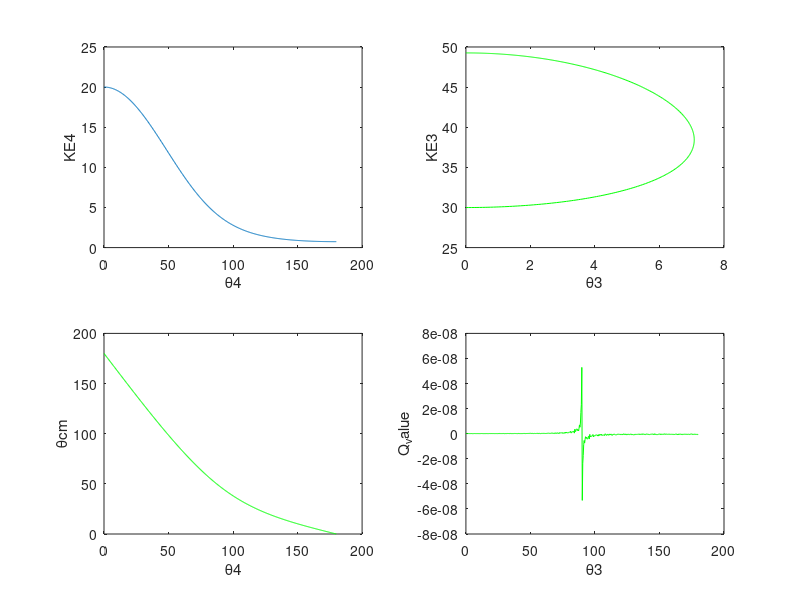

Reproduce this figure in MATLAB.
clear;clc;
u=931.494; 
%........General..Program....................%
%.............................................%
     
    m1=11*u;     %Projectile
    m2=2*u;      %Rest 
    DE1=0;
    DE2=0;
    m3=12*u+DE1;      
    m4=1*u+DE2;     % Lighter one
    E1=m1+50;
    N=500;
    theta4=linspace(0,180,N);%Lighter one

%........................................................................%
%..............Part-one..Calculate..KE4..of..the..m4...particle...........%
P1=sqrt((E1^2)-(m1^2));Nmax=N;

for(i=1:N)
    
D(i)=4*P1*P1*(cosd(theta4(i)).^2)-4*((m2+E1)^2);
E=-4*(m2+E1)*(m3*m3-m1*m1-m2*m2-m4*m4-2*E1*m2);
F(i)=-4*(m4*m4)*P1*P1*(cosd(theta4(i))^2)-((m3*m3-m1*m1-m2*m2-m4*m4-2*E1*m2)^2);
 
    if(E*E-4*(D(i)*F(i))<0 )
    Nmax=i-1;
        if(Nmax==0)
            disp('No values are possible')
        else
        disp('All the values of theta4 are not possible.')
        disp('Maximum value of theta4 is')
        disp(theta4(Nmax))
        end
    break;   
    else
        KE4plus(i)=-m4+((-E+sqrt(E*E-4*(D(i)*F(i))))/(2*D(i)));
        KE4minus(i)=-m4+((-E-sqrt(E*E-4*(D(i)*F(i))))/(2*D(i)));  
    end
end

if(Nmax==N)
disp('All the values of theta4 are possible');
end

%.........Now check among KE4plus and KE4minus which one is allowed......%

P4_p=sqrt(((m4+KE4plus).^2)-m4*m4);
P4_m=sqrt(((m4+KE4minus).^2)-m4*m4);
E4_p=m4+KE4plus;
E4_m=m4+KE4minus;
P3_p=sqrt(P1*P1+P4_p.^2-2*P1*P4_p.*cosd(theta4(1:Nmax)));
P3_m=sqrt(P1*P1+P4_m.^2-2*P1*P4_m.*cosd(theta4(1:Nmax)));
E3_p=sqrt(P3_p.^2+m3*m3);
E3_m=sqrt(P3_m.^2+m3*m3);
Etotal_p=E3_p+E4_p;
Etotal_m=E3_m+E4_m;
ET=E1+m2;
Erel_p=abs(ET-Etotal_p)*100/ET;
Erel_m=abs(ET-Etotal_m)*100/ET;

BOTH=0;
for(i=1:Nmax)
    if(Erel_m(i)<0.000001 && Erel_p(i)<0.000001 && KE4plus(i)>0&& KE4minus(i)>0 )
        BOTH=1;
        
    else
    if(Erel_p(i)<0.000001 && KE4plus(i)>0)
        KE4(i)=KE4plus(i);
        BOTH=2;
    end
    if(Erel_m(i)<0.000001 && KE4minus(i)>0)
        KE4(i)=KE4minus(i);
        BOTH=3;
    end
    end

         
    
end
%Nmax=length(KE4);
%....................................................................%

subplot(2,2,1);
if(BOTH==1)
plot(theta4(1:Nmax),KE4plus(1:Nmax),'g',theta4(1:Nmax),KE4minus(1:Nmax),'b')
xlabel('\theta4')
ylabel('KE4')
end
if(BOTH==2 || BOTH==3)
plot(theta4(1:Nmax),KE4(1:Nmax))
xlabel('\theta4')
ylabel('KE4')
end


%.....................................................................%


...............Plot_of_KE3___Vs___Theta3 (If BOTH==1)..............................
if(BOTH==1)
E4_p=m4+KE4plus;
E4_m=m4+KE4minus;
P4_p=real(sqrt((E4_p.^2)-m4*m4));
P4_m=real(sqrt((E4_m.^2)-m4*m4));
theta3_p=atand((P4_p.*sind(theta4(1:Nmax)))./(P1-(P4_p.*cosd(theta4(1:Nmax)))));
theta3_m=atand((P4_m.*sind(theta4(1:Nmax)))./(P1-(P4_m.*cosd(theta4(1:Nmax)))));
for(i=1:Nmax)
    if((P4_p(i)*sind(theta4(i)))==0 && (P1-(P4_p(i).*cosd(theta4(i))))==0)
    theta3_p(i)=90;  %when theta4=0 theta3 should be 90 degree
    end
    if((P4_m(i)*sind(theta4(i)))==0 && (P1-(P4_m(i).*cosd(theta4(i))))==0)
    theta3_m(i)=90;  %when theta4=0 theta3 should be 90 degree
    end
end
P3_p=sqrt(P1*P1+P4_p.^2-2*P1*P4_p.*cosd(theta4(1:Nmax)));
P3_m=sqrt(P1*P1+P4_m.^2-2*P1*P4_m.*cosd(theta4(1:Nmax)));
E3_p=sqrt(P3_p.^2+m3*m3);
E3_m=sqrt(P3_m.^2+m3*m3);
KE3_p=E3_p-m3;
KE3_m=E3_m-m3;

subplot(2,2,2);
plot(theta3_p,KE3_p,'g',theta3_m,KE3_m,'b')
xlabel('\theta3')
ylabel('KE3')
end
...............Plot_of_KE3___Vs___Theta3 (If BOTH==2 or 3)..............................
if(BOTH==2 || BOTH==3)
E4=m4+KE4;
P4=real(sqrt((E4.^2)-m4*m4));
theta3=atand((P4.*sind(theta4(1:Nmax)))./(P1-(P4.*cosd(theta4(1:Nmax)))));
for i=1:Nmax
    if((P4(i)*sind(theta4(i)))==0 && (P1-(P4(i)*cosd(theta4(i))))==0)
    theta3(i)=90;  %when theta4=0 theta3 should be 90 degree
    end
end

P3=sqrt(P1*P1+P4.^2-2*P1*P4.*cosd(theta4(1:Nmax)));
E3=sqrt(P3.^2+m3*m3);
KE3=E3-m3;

subplot(2,2,2);
plot(theta3,KE3,'g')
xlabel('\theta3')
ylabel('KE3')
end
%............................Plot..of..Thetacm..vs..theta4.........................%
Ecm=sqrt(m1*m1+m2*m2+2*E1*m2);
E4cm=(Ecm*Ecm-m3*m3+m4*m4)/(2*Ecm);
P4cm=sqrt(E4cm*E4cm-m4*m4);
vcm=P1/(E1+m2);
gcm=(E1+m2)/sqrt(m1*m1+m2*m2+2*m2*E1);
G=gcm*gcm*(tand(theta4(1:Nmax)).^2)+1;
H=-2*vcm*(E4cm/P4cm)*gcm*gcm*(tand(theta4(1:Nmax)).^2);
I=gcm*gcm*(tand(theta4(1:Nmax)).^2)*vcm*vcm*((E4cm/P4cm)^2)-1;
for(i=1:Nmax)
    if(H(i)*H(i)-4*G(i)*I(i)>=0)
        thetacm_p(i)=acosd((-H(i)+sqrt((H(i)*H(i))-4*(G(i)*I(i))))/(2*G(i)));
        thetacm_m(i)=acosd((-H(i)-sqrt((H(i)*H(i))-4*(G(i)*I(i))))/(2*G(i)));
    end
end 

Err_p=abs(tand(theta4(1:Nmax))-((sind(thetacm_p))./(gcm*(-cosd(thetacm_p)+(vcm*E4cm/P4cm)))));
Err_m=abs(tand(theta4(1:Nmax))-((sind(thetacm_m))./(gcm*(-cosd(thetacm_m)+(vcm*E4cm/P4cm)))));
flag=0;
for(i=1:Nmax)
        if(Erel_p(i)<0.000001 && Erel_m(i)<0.000001)
        flag=1;
        else     
            if(Erel_p(i)<0.000001)
            thetacm(i)=thetacm_p(i);
            flag=2;
            end
            if(Erel_m(i)<0.000001)
            thetacm(i)=thetacm_m(i);
            flag=3;
            end
        end
end
subplot(2,2,3)
if(flag==1)
plot(theta4(1:Nmax),thetacm_p(1:Nmax),'g',theta4(1:Nmax),thetacm_m(1:Nmax),'b')
xlabel('\theta4')
ylabel('\thetacm')
end
if(flag==2 || flag==3)
plot(theta4(1:Nmax),thetacm(1:Nmax),'g')
xlabel('\theta4')
ylabel('\thetacm')
end

%...............................................................%


.................PLOT..of..Q-value..............................

%Q1=m1+m2-sqrt(m4*m4-m1*m1-m2*m2+2*E3*(m2+E1)-2*m2*E1-2*P1*(P3.*cosd(theta3)))-m4;
if(BOTH==1)
Q_p=m1+m2-sqrt(m3*m3-m1*m1-m2*m2+2*E4_p*(m2+E1)-2*m2*E1-2*P1*(P4_p.*cosd(theta4(1:Nmax))))-m3;
Q_m=m1+m2-sqrt(m3*m3-m1*m1-m2*m2+2*E4_m*(m2+E1)-2*m2*E1-2*P1*(P4_m.*cosd(theta4(1:Nmax))))-m3;
subplot(2,2,4)
plot(theta4(1:Nmax),Q_p,'g',theta4(1:Nmax),Q_m,'b')
xlabel('\theta3')
ylabel('Q_value')
end
if(BOTH==2 || BOTH==3)
Q=m1+m2-sqrt(m3*m3-m1*m1-m2*m2+2*E4*(m2+E1)-2*m2*E1-2*P1*(P4.*cosd(theta4(1:Nmax))))-m3;
subplot(2,2,4)
plot(theta4(1:Nmax),Q,'g')
xlabel('\theta3')
ylabel('Q_value')
end
